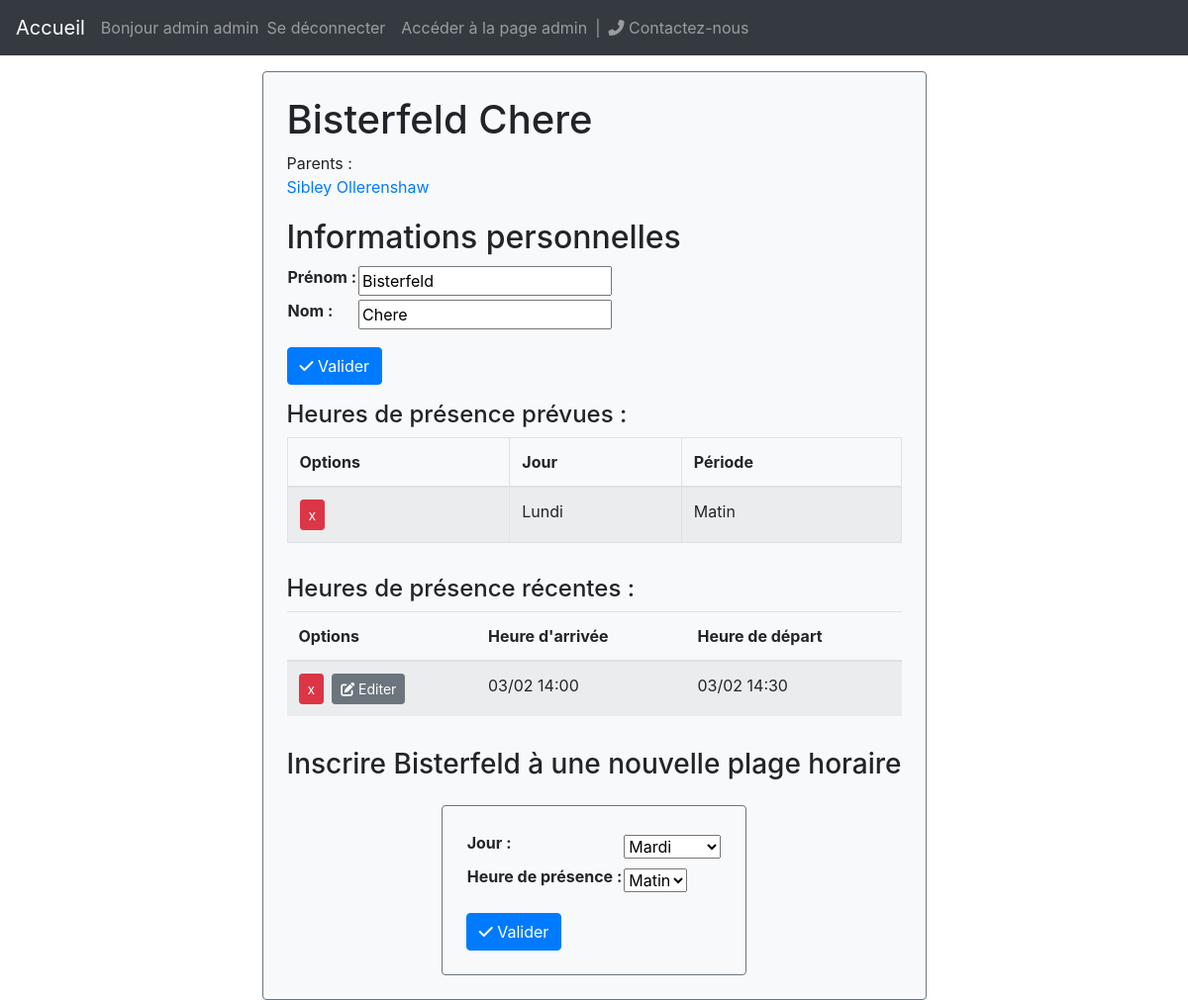
/enfant/11/ (signed in), run on an earlier commit of the app's database.
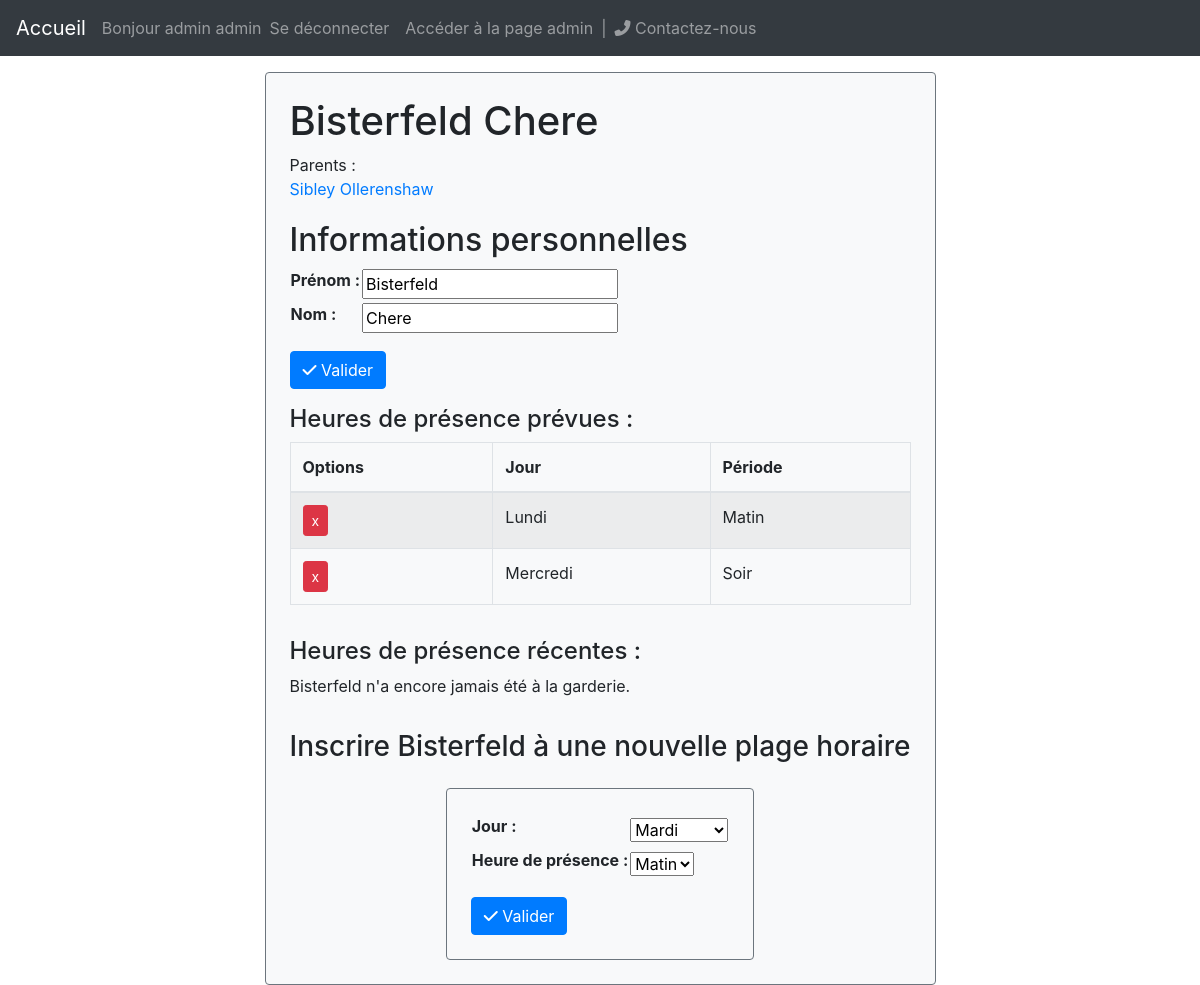
And on a later commit of the database.
### garderie/models.py (models this page shows, shortened)
class User(AbstractBaseUser, PermissionsMixin):
	email = models.EmailField('Adresse mail', unique=True)
	first_name = models.CharField('Prénom', max_length=30, blank=True)
	last_name = models.CharField('Nom', max_length=30, blank=True)
	date_joined = models.DateTimeField('Date de création', auto_now_add=True)
	is_active = models.BooleanField('Actif', default=True)
	is_staff=models.BooleanField('Membre de l\'équipe', default=False)
	USERNAME_FIELD='email'
	REQUIRED_FIELDS=[]
	objects=UserManager()
	def get_full_name(self):
		return self.first_name+' '+self.last_name

class Child(models.Model):
	parent=models.ForeignKey(Parent, on_delete=models.DO_NOTHING, related_name='child_set')
	first_name=models.CharField(max_length=100, verbose_name="Prénom")
	last_name=models.CharField(max_length=100, verbose_name="Nom")
	second_parent=models.ForeignKey(Parent, on_delete=models.DO_NOTHING, related_name='child_set2', null=True)
	def __str__(self):
		return self.first_name+" "+self.last_name
	def get_full_name(self):
		return str(self)
	def recent_schedules(self):
		return self.schedule_set.filter(arrival__gte=datetime.today()-timedelta(days=30))
	def parents(self):
		second_parent_uid=self.second_parent.uid if self.second_parent else None
		return (self.parent.uid, second_parent_uid)

class Parent(models.Model):
	uid=models.OneToOneField(User, primary_key=True, on_delete=models.CASCADE)
	phone=PhoneNumberField(max_length=20, null=True, verbose_name="Téléphone")
	def __str__(self):
		return str(self.uid.get_full_name())
	def get_full_name(self):
		return str(self)

class ExpectedPresence(models.Model):
	DAY=[(d, ugettext(date(1900, 1,d).strftime('%A')).capitalize()) for d in range(1,8)]
	PERIOD=[(m, ['Matin', 'Soir'][m]) for m in range(0,2)]
	child=models.ForeignKey(Child, on_delete=models.CASCADE, verbose_name="Enfant associé")
	day=models.IntegerField(choices=DAY, default=timezone.now().weekday(), verbose_name="Jour")
	period=models.IntegerField(choices=PERIOD, default='Matin', verbose_name='Heure de présence')

class Schedule(models.Model):
	child=models.ForeignKey(Child, on_delete=models.CASCADE, verbose_name="Enfant")
	rate=models.ForeignKey(HourlyRate, on_delete=models.CASCADE, null=True)
	arrival=models.DateTimeField('Heure d\'arrivée')
	departure=models.DateTimeField('Heure de départ', null=True)
	bill=models.ForeignKey(Bill, null=True, on_delete=models.DO_NOTHING)
	objects=ScheduleManager()
	def rounded_arrival(self):
		temp_arrival=self.arrival
		arrival_minute=floor(self.arrival.minute/30)*30
		temp_arrival=self.arrival.replace(minute=arrival_minute)
		return temp_arrival
	def rounded_departure(self):
		if not self.departure: # peut arriver si l'enfant est actuellement présent
			return None
		temp_departure=self.departure
		departure_minute=ceil(self.departure.minute/30)*30
		departure_hour=self.departure.hour
		if departure_minute==60:
			departure_minute=0
			departure_hour+=1
		if departure_hour==24:
			departure_hour-=1
		temp_departure=self.departure.replace(hour=departure_hour, minute=departure_minute)
		return temp_departure

### garderie/views/enfant.py (the view)
# urls.py: path('enfant/<int:pk>/', views.ChildProfileView.as_view(), name='child_profile'),
class ChildProfileView(generic.DetailView):
	model=Child
	template_name='garderie/child_profile.html'
	def get_context_data(self, **kwargs):
		context = super().get_context_data(**kwargs)
		context['schedule_form'] = NewPresenceForm(pk=self.kwargs['pk'])
		context['action']=reverse('schedule_register', kwargs={'pk':self.kwargs['pk']}) # même URL donc sûrement améliorable
		context['personal_data_form'] = ChildUpdateForm(instance=self.object)
		return context

### garderie/forms.py (shortened to what this page needs)
class NewPresenceForm(forms.ModelForm):
	class Meta:
		model = ExpectedPresence
		fields = ['day', 'period']
	def __init__(self, *args, **kwargs):
		self.child=Child.objects.get(pk=kwargs.pop('pk'))
		super().__init__(*args, **kwargs)

class ChildUpdateForm(forms.ModelForm):
	class Meta:
		model = Child
		fields = ['first_name', 'last_name']

### garderie/context_processors.py (called while the page is built)
def settings_processor(request):
	return {'settings':Config.objects.get_config()}

### garderie/managers.py (called while the page is built)
	def get_config(self):
		try:
			config=super().get_queryset()[0]
		except models.Config.DoesNotExist:
			config=models.Config()
			config.save()
		return config

### garderie/templates/garderie/child_profile.html (shortened to what this page needs)
{% extends 'garderie/base.html' %}
{% load static %}
{% block body %}
<div class="d-flex justify-content-center pt-3">
 <div class="bg-light p-4 border border-secondary rounded">
<h1>{{ child.get_full_name}}</h1>
<p>Parents : <br/>
	<a href="{% url 'parent_profile' child.parent.uid_id %}">  {{child.parent.get_full_name}}</a><br/>
</p>
<div class="pt-1">
	<h2>Informations personnelles</h2>
	<form action="{% url 'child_update' child.id  %}" method="post">
		<table>
		{{ personal_data_form.as_table }}
		</table>
{% if user.is_authenticated and user in child.parents or user.is_superuser %}
		<div class="pt-3">
		<button type="submit" class="btn btn-primary"><i class="fas fa-check"></i> Valider</button>
	</div>
{% endif %}
	</form>
</div>
<div class="pt-3">
	<h4>Heures de présence prévues :</h4>
{% if child.expectedpresence_set %}
	<div>
		<table id="enfant_profile_presence_tab" class="table table-striped table-bordered">
			<thead>
				<th> Options </th>
				<th> Jour </th>
				<th> Période </th>
			</thead>
		{% for presence in child.expectedpresence_set.all %}
			{% if user.is_authenticated and user in child.parents or user.is_superuser %}
				<tr>
						<td>
					<form method="POST" action="{% url 'presence_delete' child.id presence.id  %}?next={{request.path}}">
							<input type="submit" value="x" class="btn btn-danger btn-sm">
					</form>
						</td>
						<td> {{presence.get_day_display}} </td>
						<td> {{presence.get_period_display}} </td>
				</tr>
			{% endif %}
		{% endfor %}
		</table>
	</div>
	{% else %}
		<p><i>Aucune plage horaire n'a été crée pour {{child.first_name}}.<br/>
		Créez un horaire d'accueil via le formulaire en bas de page.</i></p>
	{% endif %}
</div>
<div class="pt-3">
<h4>Heures de présence récentes :</h4>
{% if child.recent_schedules %}
<div>
	<table id="enfant_profile_recent_tab" class="table table-striped">
	<thead>
		{% if user.is_superuser %}
			<th> Options </th>
		{% endif %}
		<th> Heure d'arrivée </th>
		<th> Heure de départ </th>
	</thead>
		{% for schedule in child.recent_schedules %}
			{% if user.is_authenticated and user in child.parents or user.is_superuser %}
				{% if not schedule.expected %}
					<tr>
						{% if user.is_superuser %}
							<td>
								<div class="container">
									<div class="row">
										<form method="POST" action="{% url 'schedule_delete' child.id schedule.id  %}?next={{request.path}}">
												<input type="submit" value="x" class="btn btn-danger btn-sm">
										</form>
										<div class="pl-2">
											<button data-cid='{{child.id}}' data-sid="{{schedule.id}}" class="btn btn-secondary btn-sm button_modal"><i class="fas fa-edit"></i> Editer</button>
										</div>
									</div>
								</div>
							</td>
						{% endif %}
							<td> {{schedule.rounded_arrival|date:'d/m H:i'}} </td>
							<td> {{schedule.rounded_departure|date:'d/m H:i'}} </td>
					</tr>
				{% endif %}
			{% endif %}
		{% endfor %}
	</table>
</div>
{% else %}
	<p></i>{{child.first_name}} n'a encore jamais été à la garderie.</p></i>
{% endif %}
</div>
<div class="pt-3">
{% if user.is_authenticated and user in child.parents or user.is_superuser %}
	<h3>Inscrire {{child.first_name}} à une nouvelle plage horaire</h3>
	{% include 'garderie/forms/embedded_form.html' with action=action form=schedule_form %}
{% endif %}
</div>
</div>
</div>
{% endblock %}

### garderie/templates/garderie/base.html (shortened to what this page needs)
<!DOCTYPE html>
<html>
<head>
	<link rel="stylesheet" href="https://cdn.jsdelivr.net/npm/bootstrap@4.5.3/dist/css/bootstrap.min.css">
	<link rel="stylesheet" href="https://maxcdn.bootstrapcdn.com/bootstrap/4.5.2/css/bootstrap.min.css">
	<link rel="stylesheet" type="text/css" href="https://cdn.datatables.net/1.10.23/css/jquery.dataTables.css">
	<link rel="stylesheet" href="https://cdnjs.cloudflare.com/ajax/libs/bootstrap-datepicker/1.8.0/css/bootstrap-datepicker.min.css" />
	<link rel="stylesheet" href="https://cdnjs.cloudflare.com/ajax/libs/tempusdominus-bootstrap-4/5.1.2/css/tempusdominus-bootstrap-4.min.css" />
	<link href="https://stackpath.bootstrapcdn.com/font-awesome/4.7.0/css/font-awesome.min.css" rel="stylesheet">
</head>
<nav class="navbar navbar-expand-lg bg-dark navbar-dark">
  <a class="navbar-brand" href="{% url 'index_redirect' %}">Accueil</a>
  <div class="collapse navbar-collapse" id="collapsibleNavbar">
    <ul class="navbar-nav">
        {% if user.is_authenticated %}
        <li class="nav-item">
			<span class="navbar-text"> Bonjour {{ user.first_name }} {{ user.last_name}} </span>
		</li>
		<li class="nav-item">
			<a class="nav-link" href="{% url 'logout' %}">Se déconnecter</a>
		</li>
			{% if user.is_superuser %}
			<li class="nav-item">
				<a class="nav-link" href="{% url 'admin_index' %}"> Accéder à la page admin </a>
			</li>
			{% endif %}
		{% else %}
		<li class="nav-item">
			<a class="nav-link" href="{% url 'login' %}">Se connecter</a>
		</li>
		{% endif %}
		<span class="navbar-text"> | </span>
		<li class="nav-item">
			<a class="nav-link" href="#contactModal" data-toggle="modal" data-target="#contactModal">
				<i class="fas fa-phone-alt"></i>
		      Contactez-nous
		    </a>
		</li>
    </ul>
  </div>
</nav>
<body>
	{% block body %} {% endblock %}
</body>
</html>

### garderie/templates/garderie/include/base_scripts.html (shortened to what this page needs)
{% load static %}

### garderie/templates/garderie/forms/embedded_form.html (shortened to what this page needs)
{% load static %}
	<div class="d-flex justify-content-center pt-3">
 <div class="bg-light p-4 border border-secondary rounded">
<form class="embedded_form" action="{{ action }}" method="post">
	<table>
		{{ form.as_table }}
	</table>
	<div class="pt-3">
		<button type="submit" class="btn btn-primary"><i class="fas fa-check"></i> Valider</button>
	</div>
</form>
</div>
</div>

What changed in the data, as far as the page shows it:
removed Schedule: rounded_arrival "03/02 14:00", rounded_departure "03/02 14:30"
shown differently, row unchanged: Child "Bisterfeld Chere": first_name (not shown) → "Bisterfeld"
added ExpectedPresence: day "Mercredi", period "Soir"
Also different on the page:
text no longer shown: "Options Heure d'arrivée Heure de départ"
text now shown: "n'a encore jamais été à la garderie."
